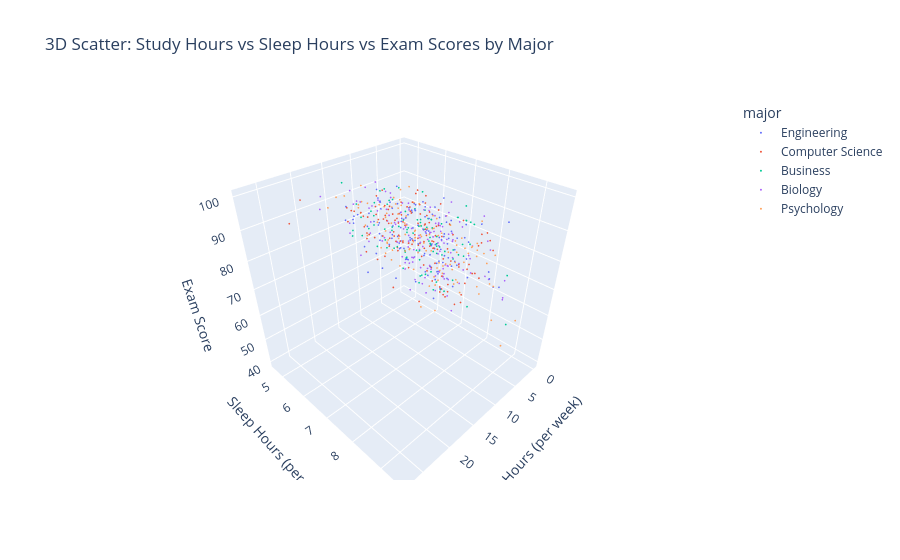

Source (notebook cell):
### Markdown cell above
### Explore relationships between three variables using a 3D scatter plot
Create a 3D scatter plot to visualize relationships between three numerical variables simultaneously. This allows you to understand complex relationships that might not be apparent in 2D plots. Here we explore how study hours, sleep hours, and exam scores relate to each other, colored by major.

### Code cell
# ============================================================
# Student exercise: 3D scatter plot of study hours vs sleep hours vs exam scores
#
# Instruction:
# Create an interactive 3D scatter plot using Plotly to visualize relationships between study_hours, 
# sleep_hours, and exam_score, colored by major.
# Plotly allows you to interact with the plot - zoom, pan, and rotate in 3D space.
# Be sure to add a title and label the axes.
# ============================================================
# Step: import plotly.express as px
import plotly.express as px

# Step: prepare the data by selecting relevant columns and removing missing values
subset = df[['study_hours', 'sleep_hours', 'exam_score', 'major']].copy()
subset = subset.dropna()

# Step: create the interactive 3D scatter plot with title and axis labels
fig = px.scatter_3d(subset, 
                    x='study_hours', 
                    y='sleep_hours', 
                    z='exam_score',
                    color='major',
                    labels={'study_hours': 'Study Hours (per week)',
                           'sleep_hours': 'Sleep Hours (per night)',
                           'exam_score': 'Exam Score'},
                    title='3D Scatter: Study Hours vs Sleep Hours vs Exam Scores by Major')

# Step: adjust marker size for better visibility
fig.update_traces(marker=dict(size=1))

# Step: display the interactive plot
fig.show()
